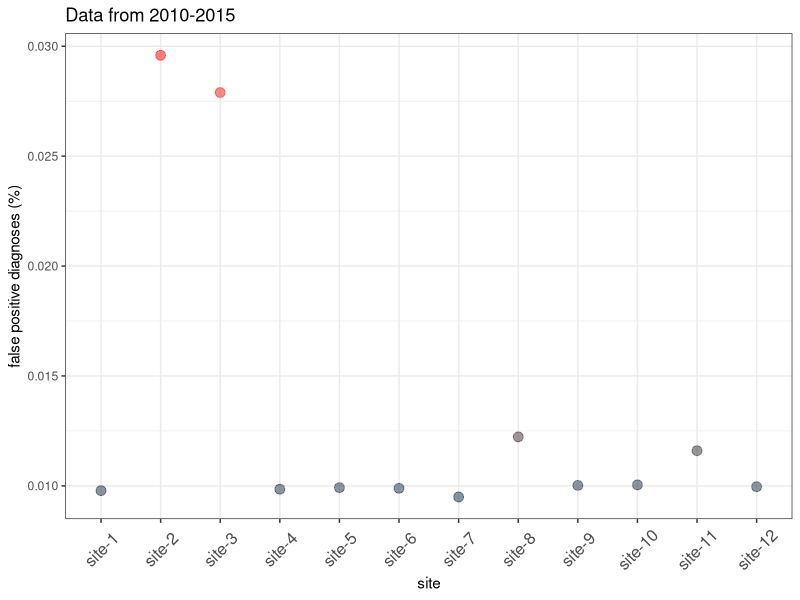
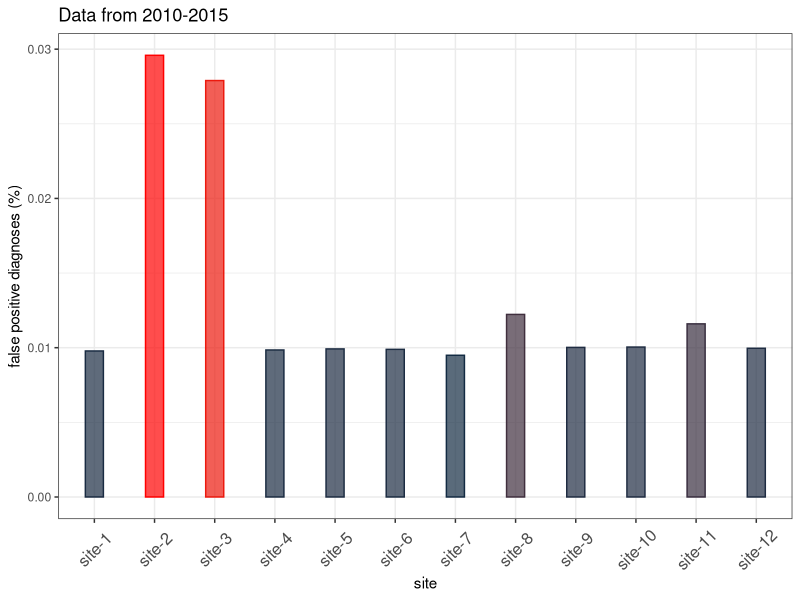
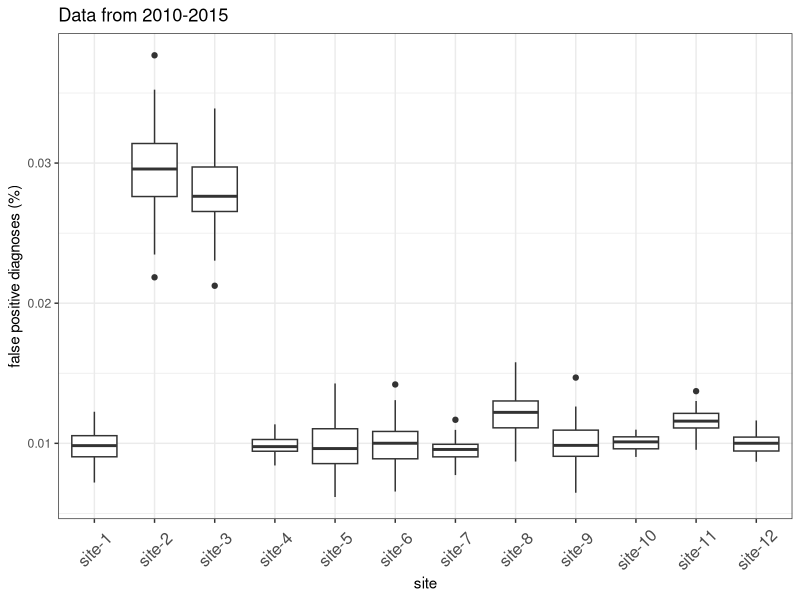
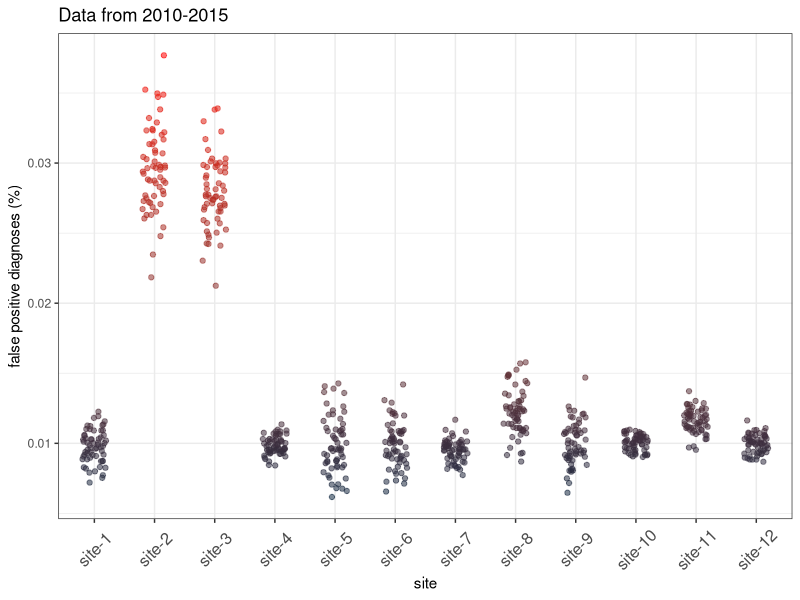

R code for these plots, in order:
# DQA Visualization
#
# Plausibility visualization: False positive test results across multiple
# sites.
#
# Created by: Raibatak Das
# Apr 2016

library(reshape2)
library(magrittr)
library(dplyr)
library(ggplot2)
#setwd("~/consulting/active-projects/dqa-visualization/dqa-viz/code/")

## 1. Simulate data

# Simulation parameters
n.obs = 60
# number of sites
normal.sites = 10
anomalous.sites = 2
n.sites = normal.sites + anomalous.sites

# data distribution parameters
logmu.normal = log(0.01)
logmu.anomalous = log(0.03)
logsigma = 0.1
lsigma.min = 0.05
lsigma.max = 0.2

# Draw random samples
sim.data = matrix(nrow=n.obs, ncol=n.sites)
for (i in 1:normal.sites){ # normal sites
    mu = rlnorm(1, logmu.normal, logsigma)
    lsigma = runif(1, min=lsigma.min, max=lsigma.max)
    sim.data[,i] = rlnorm(n.obs, meanlog=log(mu), sdlog=lsigma)
}
for (j in (i+1):n.sites){ # anomalous sites
    mu = rlnorm(1, logmu.anomalous, logsigma)
    lsigma = runif(1, min=lsigma.min, max=lsigma.max)
    sim.data[,j] = rlnorm(n.obs, meanlog=log(mu), sdlog=lsigma)
}

sim.data = sim.data[, sample(ncol(sim.data))] # randomize columns
sim.data = cbind(1:60, sim.data) # add observation period
sim.data %<>% as.data.frame() # convert to data frame
names(sim.data) = c("obs.period", paste0("site-", 1:n.sites)) # rename columns

#2. Plot data

# Convert to long form for plotting
plot.data = melt(sim.data, id.vars="obs.period",
                 variable.name="site", value.name="fp.rate")

# Generate site-wise summary
data.summary = plot.data %>%
    group_by(site) %>%
    summarize(mean.fp.rate = mean(fp.rate))

# Plot mean error rate
png("../plots/anomaly-by-site-1.png", width=720, height=480)
ggplot(data.summary, aes(x=site, y=mean.fp.rate, colour=mean.fp.rate)) +
    geom_point(size=3, alpha=0.5) +
    scale_color_gradient(guide=F, high="red") +
    ylab("false positive diagnoses (%)") +
    theme_bw() +
    theme(axis.text.x = element_text(angle=45, vjust=0.5, size=12)) +
    ggtitle("Data from 2010-2015")
dev.off()

# Variation: mean error rates as bar chart
png("../plots/anomaly-by-site-2.png", width=720, height=480)
ggplot(data.summary, aes(x=site, y=mean.fp.rate,
                         colour=mean.fp.rate, fill=mean.fp.rate)) +
    geom_bar(stat="identity", width=0.3, alpha=0.7) +
    scale_fill_gradient(guide=F, high="red") +
    scale_color_gradient(guide=F, high="red") +
    ylab("false positive diagnoses (%)") +
    theme_bw() +
    theme(axis.text.x = element_text(angle=45, vjust=0.5, size=12)) +
    ggtitle("Data from 2010-2015")
dev.off()

# Boxplot summaries
png("../plots/anomaly-by-site-3.png", width=720, height=480)
ggplot(plot.data, aes(x=site, y=fp.rate)) +
    geom_boxplot() +
    ylab("false positive diagnoses (%)") +
    theme_bw() +
    theme(axis.text.x = element_text(angle=45, vjust=0.5, size=12)) +
    ggtitle("Data from 2010-2015")
dev.off()

# All data jittered
png("../plots/anomaly-by-site-4.png", width=720, height=480)
ggplot(plot.data, aes(x=site, y=fp.rate, colour=fp.rate)) +
    geom_jitter(width=0.2, aes(alpha=0.5)) +
    scale_color_gradient(guide=F, high="red") + scale_alpha(guide=F) +
    ylab("false positive diagnoses (%)") +
    theme_bw() +
    theme(axis.text.x = element_text(angle=45, vjust=0.5, size=12)) +
    ggtitle("Data from 2010-2015")
dev.off()
